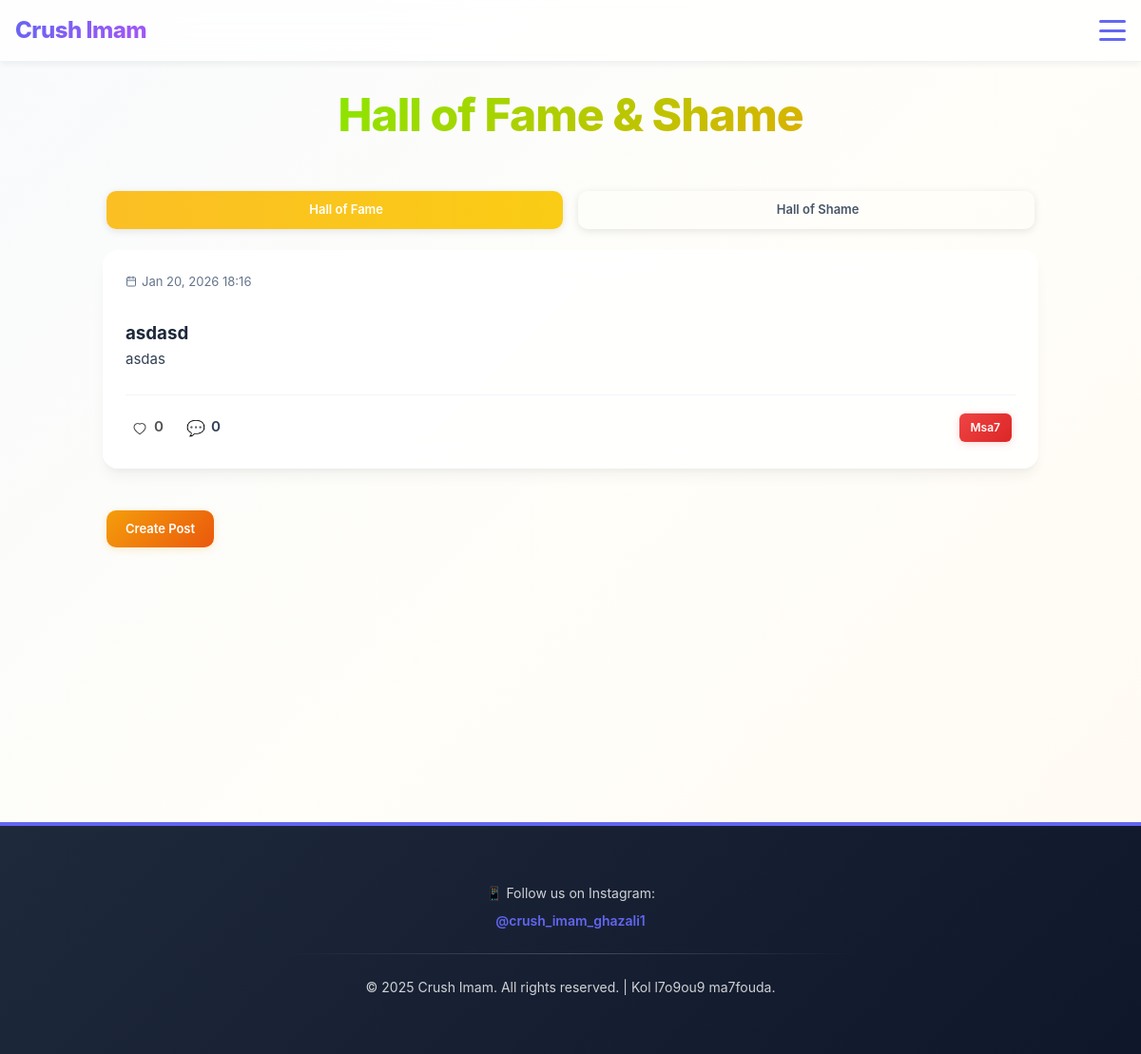
Screenshot of /hall/fame/ (signed in) with the database file from the repository.
### confessions/models.py (models this page shows, shortened)
class HallPost(models.Model):
    CATEGORY_CHOICES = [
        ('fame', 'Hall of Fame'),
        ('shame', 'Hall of Shame'),
    ]
    title = models.CharField(max_length=255)
    body = models.TextField()
    image = models.ImageField(upload_to='halls/', blank=True, null=True)
    category = models.CharField(max_length=10, choices=CATEGORY_CHOICES)
    created_at = models.DateTimeField(auto_now_add=True)
    author = models.ForeignKey(User, on_delete=models.SET_NULL, null=True, blank=True)
    comments = GenericRelation('Comment', related_query_name='hallpost')
    votes = GenericRelation('Vote', related_query_name='hallpost')
    class Meta:
        ordering = ['-created_at']
    @property
    def vote_total(self):
        res = self.votes.aggregate(total=Count('id'))
        return res.get('total') or 0

### confessions/views.py (the view)
# urls.py: path('hall/<str:category>/', views.hall_list, name='hall_list'),
def hall_list(request, category):
    from .models import HallPost
    qs = HallPost.objects.filter(category=category).order_by('-created_at')
    paginator = Paginator(qs, 10)
    page = request.GET.get('page')
    try:
        posts = paginator.page(page)
    except PageNotAnInteger:
        posts = paginator.page(1)
    except EmptyPage:
        posts = paginator.page(paginator.num_pages)
    if request.user.is_authenticated:
        ct = ContentType.objects.get_for_model(HallPost)
        ids_on_page = [p.pk for p in posts]
        liked_ids = set(Vote.objects.filter(user=request.user, content_type=ct, object_id__in=ids_on_page).values_list('object_id', flat=True))
        for p in posts:
            p.user_liked = (p.pk in liked_ids)
    else:
        for p in posts:
            p.user_liked = False
    return render(request, 'halls/hall_list.html', {'posts': posts, 'category': category})

### templates/halls/hall_list.html (shortened to what this page needs)
{% extends 'crushimam/base.html' %}
{% block body_class %}hall-body{% endblock %}
{% block content %}
<div class="container">
    <div class="confessions-wrapper">
        <div class="confessions-header">
            <h2 class="header-fame">Hall of Fame & Shame</h2>
        </div>
        <div class="category-toggle">
            <a href="{% url 'hall_list' category='fame' %}" class="btn fame {% if category == 'fame' %}active{% endif %}"><i class="fa-solid fa-crown"></i> Hall of Fame</a>
            <a href="{% url 'hall_list' category='shame' %}" class="btn shame {% if category == 'shame' %}active{% endif %}"><i class="fa-solid fa-skull"></i> Hall of Shame</a>
        </div>
        {% if posts %}
            <div class="confessions-list">
                {% for p in posts %}
                    <div class="confession-item" role="link" onclick="window.location.href='{% url 'hall_detail' p.pk %}';">
                        <div class="confession-header-row">
                            <div class="confession-meta">
                                <span class="confession-date">
                                    {{ p.created_at|date:"M d, Y H:i" }}
                                </span>
                            </div>
                        </div>
                        <div class="confession-content">
                            <h3>{{ p.title }}</h3>
                            <p class="confession-text">{{ p.body|truncatewords:40 }}</p>
                        </div>
                        <div class="confession-footer">
                            <div class="confession-footer-left">
                                <form method="post" action="{% url 'add_vote' %}" onsubmit="event.stopPropagation();">
                                    <button type="submit" class="action-icon like-btn {% if p.user_liked %}liked{% endif %}" aria-pressed="{% if p.user_liked %}true{% else %}false{% endif %}">
                                        <svg class="heart-icon" width="18" height="18" viewBox="0 0 24 24" fill="none" xmlns="http://www.w3.org/2000/svg" aria-hidden="true">
                                            <path d="M12 21s-8-5.33-8-10a5 5 0 0 1 8-4 5 5 0 0 1 8 4c0 4.67-8 10-8 10z" stroke="currentColor" stroke-width="1.5" fill="none" stroke-linecap="round" stroke-linejoin="round"/>
                                        </svg>
                                        <span class="action-count">{{ p.vote_total|default:0 }}</span>
                                    </button>
                                </form>
                                <a href="{% url 'hall_detail' p.pk %}#comments" class="action-icon reply-btn" onclick="event.stopPropagation();">
                                    <span class="icon">💬</span>
                                    <span class="action-count">{{ p.comments.count }}</span>
                                </a>
                            </div>
                            <div class="confession-footer-right">
                                {% if user.is_staff %}
                                    <a href="{% url 'hall_delete' p.pk %}" class="btn btn-sm btn-danger" onclick="event.stopPropagation();">Msa7</a>
                                {% endif %}
                            </div>
                        </div>
                    </div>
                {% endfor %}
            </div>
        {% else %}
            <div class="empty-state">
                <p>Ba9i ma kaynch chi post.</p>
            </div>
        {% endif %}
        {% if user.is_staff %}
            <a href="{% url 'hall_create' category=category %}" class="btn btn-admin">Create Post</a>
        {% endif %}
    </div>
</div>
{% endblock %}

### rows the page displays
HallPost: created_at "Jan 20, 2026 18:16", title "asdasd", body "asdas", vote_total "0", comments.count "0"
